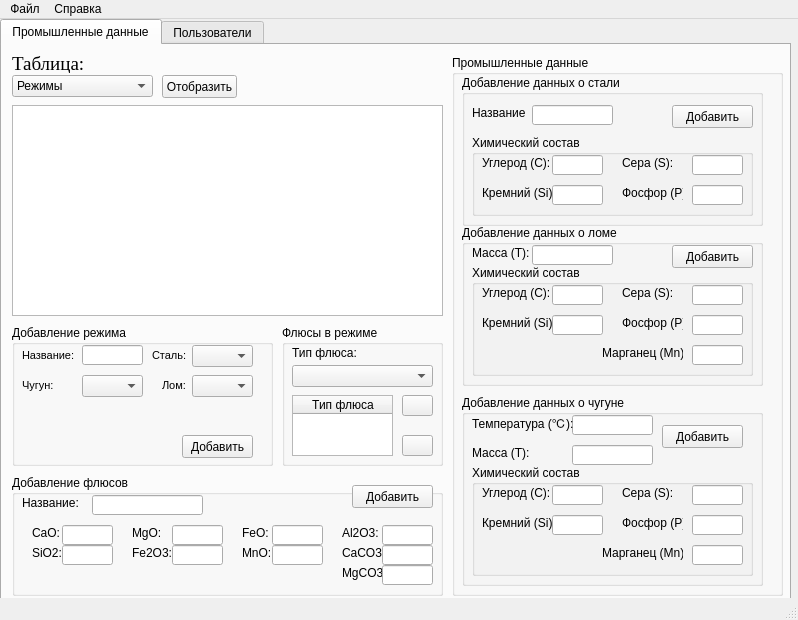
<?xml version="1.0" encoding="UTF-8"?>
<ui version="4.0">
 <class>AdminFom</class>
 <widget class="QMainWindow" name="AdminFom">
  <property name="geometry">
   <rect>
    <x>0</x>
    <y>0</y>
    <width>798</width>
    <height>620</height>
   </rect>
  </property>
  <property name="windowTitle">
   <string>Добро пожаловать, администратор</string>
  </property>
  <widget class="QWidget" name="centralwidget">
   <widget class="QTabWidget" name="Factory">
    <property name="geometry">
     <rect>
      <x>0</x>
      <y>0</y>
      <width>791</width>
      <height>581</height>
     </rect>
    </property>
    <property name="autoFillBackground">
     <bool>false</bool>
    </property>
    <property name="currentIndex">
     <number>0</number>
    </property>
    <widget class="QWidget" name="tab_3">
     <attribute name="title">
      <string>Промышленные данные</string>
     </attribute>
     <widget class="QGroupBox" name="groupBox">
      <property name="geometry">
       <rect>
        <x>450</x>
        <y>10</y>
        <width>331</width>
        <height>541</height>
       </rect>
      </property>
      <property name="title">
       <string>Промышленные данные</string>
      </property>
      <widget class="QGroupBox" name="groupBox_3">
       <property name="geometry">
        <rect>
         <x>10</x>
         <y>170</y>
         <width>301</width>
         <height>161</height>
        </rect>
       </property>
       <property name="title">
        <string>Добавление данных о ломе</string>
       </property>
       <widget class="QPushButton" name="addScrapDataButton">
        <property name="geometry">
         <rect>
          <x>210</x>
          <y>20</y>
          <width>81</width>
          <height>23</height>
         </rect>
        </property>
        <property name="text">
         <string>Добавить</string>
        </property>
       </widget>
       <widget class="QLabel" name="label_11">
        <property name="geometry">
         <rect>
          <x>10</x>
          <y>20</y>
          <width>101</width>
          <height>16</height>
         </rect>
        </property>
        <property name="text">
         <string>Масса (Т):</string>
        </property>
       </widget>
       <widget class="QLineEdit" name="scrapWeight">
        <property name="geometry">
         <rect>
          <x>70</x>
          <y>20</y>
          <width>81</width>
          <height>20</height>
         </rect>
        </property>
        <property name="text">
         <string/>
        </property>
       </widget>
       <widget class="QGroupBox" name="groupBox_7">
        <property name="geometry">
         <rect>
          <x>10</x>
          <y>40</y>
          <width>281</width>
          <height>111</height>
         </rect>
        </property>
        <property name="title">
         <string>Химический состав</string>
        </property>
        <widget class="QLabel" name="label_12">
         <property name="geometry">
          <rect>
           <x>10</x>
           <y>20</y>
           <width>71</width>
           <height>16</height>
          </rect>
         </property>
         <property name="text">
          <string>Углерод (C):</string>
         </property>
        </widget>
        <widget class="QLabel" name="label_13">
         <property name="geometry">
          <rect>
           <x>10</x>
           <y>50</y>
           <width>71</width>
           <height>16</height>
          </rect>
         </property>
         <property name="text">
          <string>Кремний (Si):</string>
         </property>
        </widget>
        <widget class="QLabel" name="label_14">
         <property name="geometry">
          <rect>
           <x>150</x>
           <y>20</y>
           <width>51</width>
           <height>16</height>
          </rect>
         </property>
         <property name="text">
          <string>Сера (S):</string>
         </property>
        </widget>
        <widget class="QLabel" name="label_15">
         <property name="geometry">
          <rect>
           <x>150</x>
           <y>50</y>
           <width>61</width>
           <height>16</height>
          </rect>
         </property>
         <property name="text">
          <string>Фосфор (P):</string>
         </property>
        </widget>
        <widget class="QLineEdit" name="scrapCarbon">
         <property name="geometry">
          <rect>
           <x>80</x>
           <y>20</y>
           <width>51</width>
           <height>20</height>
          </rect>
         </property>
        </widget>
        <widget class="QLineEdit" name="scrapSilicon">
         <property name="geometry">
          <rect>
           <x>80</x>
           <y>50</y>
           <width>51</width>
           <height>20</height>
          </rect>
         </property>
        </widget>
        <widget class="QLineEdit" name="scrapSerum">
         <property name="geometry">
          <rect>
           <x>220</x>
           <y>20</y>
           <width>51</width>
           <height>20</height>
          </rect>
         </property>
        </widget>
        <widget class="QLineEdit" name="scrapPhosphor">
         <property name="geometry">
          <rect>
           <x>220</x>
           <y>50</y>
           <width>51</width>
           <height>20</height>
          </rect>
         </property>
        </widget>
        <widget class="QLabel" name="label_25">
         <property name="geometry">
          <rect>
           <x>130</x>
           <y>80</y>
           <width>81</width>
           <height>16</height>
          </rect>
         </property>
         <property name="text">
          <string>Марганец (Mn):</string>
         </property>
        </widget>
        <widget class="QLineEdit" name="scrapManganese">
         <property name="enabled">
          <bool>true</bool>
         </property>
         <property name="geometry">
          <rect>
           <x>220</x>
           <y>80</y>
           <width>51</width>
           <height>20</height>
          </rect>
         </property>
         <property name="text">
          <string/>
         </property>
        </widget>
       </widget>
      </widget>
      <widget class="QGroupBox" name="groupBox_4">
       <property name="geometry">
        <rect>
         <x>10</x>
         <y>340</y>
         <width>301</width>
         <height>191</height>
        </rect>
       </property>
       <property name="title">
        <string>Добавление данных о чугуне</string>
       </property>
       <widget class="QLineEdit" name="castTemperature">
        <property name="geometry">
         <rect>
          <x>110</x>
          <y>20</y>
          <width>81</width>
          <height>20</height>
         </rect>
        </property>
        <property name="text">
         <string/>
        </property>
       </widget>
       <widget class="QLabel" name="label_10">
        <property name="geometry">
         <rect>
          <x>10</x>
          <y>20</y>
          <width>101</width>
          <height>16</height>
         </rect>
        </property>
        <property name="text">
         <string>Температура (℃):</string>
        </property>
       </widget>
       <widget class="QLabel" name="label_16">
        <property name="geometry">
         <rect>
          <x>10</x>
          <y>50</y>
          <width>101</width>
          <height>16</height>
         </rect>
        </property>
        <property name="text">
         <string>Масса (Т):</string>
        </property>
       </widget>
       <widget class="QLineEdit" name="castWeight">
        <property name="geometry">
         <rect>
          <x>110</x>
          <y>50</y>
          <width>81</width>
          <height>20</height>
         </rect>
        </property>
        <property name="text">
         <string/>
        </property>
       </widget>
       <widget class="QGroupBox" name="groupBox_6">
        <property name="geometry">
         <rect>
          <x>10</x>
          <y>70</y>
          <width>281</width>
          <height>111</height>
         </rect>
        </property>
        <property name="title">
         <string>Химический состав</string>
        </property>
        <widget class="QLabel" name="label_17">
         <property name="geometry">
          <rect>
           <x>10</x>
           <y>20</y>
           <width>71</width>
           <height>16</height>
          </rect>
         </property>
         <property name="text">
          <string>Углерод (C):</string>
         </property>
        </widget>
        <widget class="QLabel" name="label_18">
         <property name="geometry">
          <rect>
           <x>10</x>
           <y>50</y>
           <width>71</width>
           <height>16</height>
          </rect>
         </property>
         <property name="text">
          <string>Кремний (Si):</string>
         </property>
        </widget>
        <widget class="QLabel" name="label_19">
         <property name="geometry">
          <rect>
           <x>150</x>
           <y>20</y>
           <width>51</width>
           <height>16</height>
          </rect>
         </property>
         <property name="text">
          <string>Сера (S):</string>
         </property>
        </widget>
        <widget class="QLabel" name="label_20">
         <property name="geometry">
          <rect>
           <x>150</x>
           <y>50</y>
           <width>61</width>
           <height>16</height>
          </rect>
         </property>
         <property name="text">
          <string>Фосфор (P):</string>
         </property>
        </widget>
        <widget class="QLineEdit" name="castCarbon">
         <property name="geometry">
          <rect>
           <x>80</x>
           <y>20</y>
           <width>51</width>
           <height>20</height>
          </rect>
         </property>
        </widget>
        <widget class="QLineEdit" name="castSilicon">
         <property name="geometry">
          <rect>
           <x>80</x>
           <y>50</y>
           <width>51</width>
           <height>20</height>
          </rect>
         </property>
        </widget>
        <widget class="QLineEdit" name="castSerum">
         <property name="geometry">
          <rect>
           <x>220</x>
           <y>20</y>
           <width>51</width>
           <height>20</height>
          </rect>
         </property>
        </widget>
        <widget class="QLineEdit" name="castPhosphor">
         <property name="geometry">
          <rect>
           <x>220</x>
           <y>50</y>
           <width>51</width>
           <height>20</height>
          </rect>
         </property>
        </widget>
        <widget class="QLineEdit" name="castManganese">
         <property name="enabled">
          <bool>true</bool>
         </property>
         <property name="geometry">
          <rect>
           <x>220</x>
           <y>80</y>
           <width>51</width>
           <height>20</height>
          </rect>
         </property>
         <property name="text">
          <string/>
         </property>
        </widget>
        <widget class="QLabel" name="label_24">
         <property name="geometry">
          <rect>
           <x>130</x>
           <y>80</y>
           <width>81</width>
           <height>16</height>
          </rect>
         </property>
         <property name="text">
          <string>Марганец (Mn):</string>
         </property>
        </widget>
       </widget>
       <widget class="QPushButton" name="addCastButton">
        <property name="geometry">
         <rect>
          <x>200</x>
          <y>30</y>
          <width>81</width>
          <height>23</height>
         </rect>
        </property>
        <property name="text">
         <string>Добавить</string>
        </property>
       </widget>
      </widget>
      <widget class="QGroupBox" name="groupBox_5">
       <property name="geometry">
        <rect>
         <x>10</x>
         <y>20</y>
         <width>301</width>
         <height>151</height>
        </rect>
       </property>
       <property name="title">
        <string>Добавление данных о стали</string>
       </property>
       <widget class="QGroupBox" name="groupBox_8">
        <property name="geometry">
         <rect>
          <x>10</x>
          <y>60</y>
          <width>281</width>
          <height>81</height>
         </rect>
        </property>
        <property name="title">
         <string>Химический состав</string>
        </property>
        <widget class="QLabel" name="label_4">
         <property name="geometry">
          <rect>
           <x>10</x>
           <y>20</y>
           <width>71</width>
           <height>16</height>
          </rect>
         </property>
         <property name="text">
          <string>Углерод (C):</string>
         </property>
        </widget>
        <widget class="QLabel" name="label_5">
         <property name="geometry">
          <rect>
           <x>10</x>
           <y>50</y>
           <width>71</width>
           <height>16</height>
          </rect>
         </property>
         <property name="text">
          <string>Кремний (Si):</string>
         </property>
        </widget>
        <widget class="QLabel" name="label_6">
         <property name="geometry">
          <rect>
           <x>150</x>
           <y>20</y>
           <width>51</width>
           <height>16</height>
          </rect>
         </property>
         <property name="text">
          <string>Сера (S):</string>
         </property>
        </widget>
        <widget class="QLabel" name="label_7">
         <property name="geometry">
          <rect>
           <x>150</x>
           <y>50</y>
           <width>61</width>
           <height>16</height>
          </rect>
         </property>
         <property name="text">
          <string>Фосфор (P):</string>
         </property>
        </widget>
        <widget class="QLineEdit" name="steelCarbon">
         <property name="geometry">
          <rect>
           <x>80</x>
           <y>20</y>
           <width>51</width>
           <height>20</height>
          </rect>
         </property>
        </widget>
        <widget class="QLineEdit" name="steelSilicon">
         <property name="geometry">
          <rect>
           <x>80</x>
           <y>50</y>
           <width>51</width>
           <height>20</height>
          </rect>
         </property>
        </widget>
        <widget class="QLineEdit" name="steelSerum">
         <property name="geometry">
          <rect>
           <x>220</x>
           <y>20</y>
           <width>51</width>
           <height>20</height>
          </rect>
         </property>
        </widget>
        <widget class="QLineEdit" name="steelPhosphor">
         <property name="geometry">
          <rect>
           <x>220</x>
           <y>50</y>
           <width>51</width>
           <height>20</height>
          </rect>
         </property>
        </widget>
       </widget>
       <widget class="QLabel" name="label_21">
        <property name="geometry">
         <rect>
          <x>10</x>
          <y>30</y>
          <width>101</width>
          <height>16</height>
         </rect>
        </property>
        <property name="text">
         <string>Название</string>
        </property>
       </widget>
       <widget class="QLineEdit" name="steelName">
        <property name="geometry">
         <rect>
          <x>70</x>
          <y>30</y>
          <width>81</width>
          <height>20</height>
         </rect>
        </property>
        <property name="text">
         <string/>
        </property>
       </widget>
       <widget class="QPushButton" name="addSteelDataButton">
        <property name="geometry">
         <rect>
          <x>210</x>
          <y>30</y>
          <width>81</width>
          <height>23</height>
         </rect>
        </property>
        <property name="text">
         <string>Добавить</string>
        </property>
       </widget>
      </widget>
     </widget>
     <widget class="QLabel" name="tabelLabel_3">
      <property name="geometry">
       <rect>
        <x>10</x>
        <y>10</y>
        <width>131</width>
        <height>18</height>
       </rect>
      </property>
      <property name="font">
       <font>
        <family>Times New Roman</family>
        <pointsize>14</pointsize>
       </font>
      </property>
      <property name="text">
       <string>Таблица:</string>
      </property>
     </widget>
     <widget class="QPushButton" name="showTableForFactory">
      <property name="geometry">
       <rect>
        <x>160</x>
        <y>30</y>
        <width>75</width>
        <height>23</height>
       </rect>
      </property>
      <property name="text">
       <string>Отобразить</string>
      </property>
     </widget>
     <widget class="QTableWidget" name="tableWidgetFactory">
      <property name="geometry">
       <rect>
        <x>10</x>
        <y>60</y>
        <width>431</width>
        <height>211</height>
       </rect>
      </property>
     </widget>
     <widget class="QComboBox" name="choosenTableForFactory">
      <property name="geometry">
       <rect>
        <x>10</x>
        <y>30</y>
        <width>141</width>
        <height>22</height>
       </rect>
      </property>
      <item>
       <property name="text">
        <string>Режимы</string>
       </property>
      </item>
      <item>
       <property name="text">
        <string>Сталь</string>
       </property>
      </item>
      <item>
       <property name="text">
        <string>Состав стали</string>
       </property>
      </item>
      <item>
       <property name="text">
        <string>Чугун</string>
       </property>
      </item>
      <item>
       <property name="text">
        <string>Состав чугуна</string>
       </property>
      </item>
      <item>
       <property name="text">
        <string>Лом</string>
       </property>
      </item>
      <item>
       <property name="text">
        <string>Состав лома</string>
       </property>
      </item>
      <item>
       <property name="text">
        <string>Флюсы</string>
       </property>
      </item>
     </widget>
     <widget class="QGroupBox" name="groupBox_9">
      <property name="geometry">
       <rect>
        <x>10</x>
        <y>430</y>
        <width>431</width>
        <height>121</height>
       </rect>
      </property>
      <property name="title">
       <string>Добавление флюсов</string>
      </property>
      <widget class="QLabel" name="label_8">
       <property name="geometry">
        <rect>
         <x>20</x>
         <y>50</y>
         <width>31</width>
         <height>16</height>
        </rect>
       </property>
       <property name="text">
        <string>CaO:</string>
       </property>
      </widget>
      <widget class="QLabel" name="label_9">
       <property name="geometry">
        <rect>
         <x>20</x>
         <y>70</y>
         <width>71</width>
         <height>16</height>
        </rect>
       </property>
       <property name="text">
        <string>SiO2:</string>
       </property>
      </widget>
      <widget class="QLabel" name="label_22">
       <property name="geometry">
        <rect>
         <x>120</x>
         <y>50</y>
         <width>31</width>
         <height>16</height>
        </rect>
       </property>
       <property name="text">
        <string>MgO:</string>
       </property>
      </widget>
      <widget class="QLabel" name="fluxeFe2O3">
       <property name="geometry">
        <rect>
         <x>120</x>
         <y>70</y>
         <width>61</width>
         <height>16</height>
        </rect>
       </property>
       <property name="text">
        <string>Fe2O3:</string>
       </property>
      </widget>
      <widget class="QLineEdit" name="fluxeCaO">
       <property name="geometry">
        <rect>
         <x>50</x>
         <y>50</y>
         <width>51</width>
         <height>20</height>
        </rect>
       </property>
      </widget>
      <widget class="QLineEdit" name="fluxeSiO2">
       <property name="geometry">
        <rect>
         <x>50</x>
         <y>70</y>
         <width>51</width>
         <height>20</height>
        </rect>
       </property>
      </widget>
      <widget class="QLineEdit" name="fluxeMgO">
       <property name="geometry">
        <rect>
         <x>160</x>
         <y>50</y>
         <width>51</width>
         <height>20</height>
        </rect>
       </property>
      </widget>
      <widget class="QLineEdit" name="steelPhosphor_2">
       <property name="geometry">
        <rect>
         <x>160</x>
         <y>70</y>
         <width>51</width>
         <height>20</height>
        </rect>
       </property>
      </widget>
      <widget class="QLabel" name="label_30">
       <property name="geometry">
        <rect>
         <x>10</x>
         <y>20</y>
         <width>71</width>
         <height>16</height>
        </rect>
       </property>
       <property name="text">
        <string>Название:</string>
       </property>
      </widget>
      <widget class="QLineEdit" name="fluxeName">
       <property name="geometry">
        <rect>
         <x>80</x>
         <y>20</y>
         <width>111</width>
         <height>20</height>
        </rect>
       </property>
      </widget>
      <widget class="QLabel" name="label_31">
       <property name="geometry">
        <rect>
         <x>230</x>
         <y>50</y>
         <width>31</width>
         <height>16</height>
        </rect>
       </property>
       <property name="text">
        <string>FeO:</string>
       </property>
      </widget>
      <widget class="QLineEdit" name="fluxeFeO">
       <property name="geometry">
        <rect>
         <x>260</x>
         <y>50</y>
         <width>51</width>
         <height>20</height>
        </rect>
       </property>
      </widget>
      <widget class="QLabel" name="label_32">
       <property name="geometry">
        <rect>
         <x>230</x>
         <y>70</y>
         <width>31</width>
         <height>16</height>
        </rect>
       </property>
       <property name="text">
        <string>MnO:</string>
       </property>
      </widget>
      <widget class="QLineEdit" name="fluxeMnO">
       <property name="geometry">
        <rect>
         <x>260</x>
         <y>70</y>
         <width>51</width>
         <height>20</height>
        </rect>
       </property>
      </widget>
      <widget class="QLabel" name="label_33">
       <property name="geometry">
        <rect>
         <x>330</x>
         <y>50</y>
         <width>41</width>
         <height>16</height>
        </rect>
       </property>
       <property name="text">
        <string>Al2O3:</string>
       </property>
      </widget>
      <widget class="QLineEdit" name="fluxeAl2O3">
       <property name="geometry">
        <rect>
         <x>370</x>
         <y>50</y>
         <width>51</width>
         <height>20</height>
        </rect>
       </property>
      </widget>
      <widget class="QLabel" name="label_34">
       <property name="geometry">
        <rect>
         <x>330</x>
         <y>70</y>
         <width>41</width>
         <height>16</height>
        </rect>
       </property>
       <property name="text">
        <string>CaCO3:</string>
       </property>
      </widget>
      <widget class="QLineEdit" name="fluxeCaCO3">
       <property name="geometry">
        <rect>
         <x>370</x>
         <y>70</y>
         <width>51</width>
         <height>20</height>
        </rect>
       </property>
      </widget>
      <widget class="QLabel" name="label_35">
       <property name="geometry">
        <rect>
         <x>330</x>
         <y>90</y>
         <width>41</width>
         <height>16</height>
        </rect>
       </property>
       <property name="text">
        <string>MgCO3:</string>
       </property>
      </widget>
      <widget class="QLineEdit" name="fluxeMgCO3">
       <property name="geometry">
        <rect>
         <x>370</x>
         <y>90</y>
         <width>51</width>
         <height>20</height>
        </rect>
       </property>
      </widget>
      <widget class="QPushButton" name="addFluxeButton">
       <property name="geometry">
        <rect>
         <x>340</x>
         <y>10</y>
         <width>81</width>
         <height>23</height>
        </rect>
       </property>
       <property name="text">
        <string>Добавить</string>
       </property>
      </widget>
     </widget>
     <widget class="QGroupBox" name="groupBox_10">
      <property name="geometry">
       <rect>
        <x>10</x>
        <y>280</y>
        <width>261</width>
        <height>141</height>
       </rect>
      </property>
      <property name="title">
       <string>Добавление режима</string>
      </property>
      <widget class="QLabel" name="label_23">
       <property name="geometry">
        <rect>
         <x>140</x>
         <y>20</y>
         <width>41</width>
         <height>20</height>
        </rect>
       </property>
       <property name="font">
        <font>
         <pointsize>8</pointsize>
        </font>
       </property>
       <property name="text">
        <string>Сталь:</string>
       </property>
      </widget>
      <widget class="QComboBox" name="modeSteelName">
       <property name="geometry">
        <rect>
         <x>180</x>
         <y>20</y>
         <width>61</width>
         <height>22</height>
        </rect>
       </property>
      </widget>
      <widget class="QPushButton" name="addModeButton">
       <property name="geometry">
        <rect>
         <x>170</x>
         <y>110</y>
         <width>71</width>
         <height>23</height>
        </rect>
       </property>
       <property name="text">
        <string>Добавить</string>
       </property>
      </widget>
      <widget class="QComboBox" name="modeCastSteel">
       <property name="geometry">
        <rect>
         <x>70</x>
         <y>50</y>
         <width>61</width>
         <height>22</height>
        </rect>
       </property>
      </widget>
      <widget class="QLabel" name="label_26">
       <property name="geometry">
        <rect>
         <x>10</x>
         <y>50</y>
         <width>51</width>
         <height>20</height>
        </rect>
       </property>
       <property name="font">
        <font>
         <pointsize>8</pointsize>
        </font>
       </property>
       <property name="text">
        <string>Чугун:</string>
       </property>
      </widget>
      <widget class="QComboBox" name="modeScrap">
       <property name="geometry">
        <rect>
         <x>180</x>
         <y>50</y>
         <width>61</width>
         <height>22</height>
        </rect>
       </property>
      </widget>
      <widget class="QLabel" name="label_27">
       <property name="geometry">
        <rect>
         <x>150</x>
         <y>50</y>
         <width>31</width>
         <height>20</height>
        </rect>
       </property>
       <property name="font">
        <font>
         <pointsize>8</pointsize>
        </font>
       </property>
       <property name="text">
        <string>Лом:</string>
       </property>
      </widget>
      <widget class="QLineEdit" name="modeName">
       <property name="geometry">
        <rect>
         <x>70</x>
         <y>20</y>
         <width>61</width>
         <height>20</height>
        </rect>
       </property>
      </widget>
      <widget class="QLabel" name="label_28">
       <property name="geometry">
        <rect>
         <x>10</x>
         <y>20</y>
         <width>52</width>
         <height>20</height>
        </rect>
       </property>
       <property name="font">
        <font>
         <pointsize>8</pointsize>
        </font>
       </property>
       <property name="text">
        <string>Название:</string>
       </property>
      </widget>
     </widget>
     <widget class="QGroupBox" name="groupBox_11">
      <property name="geometry">
       <rect>
        <x>280</x>
        <y>280</y>
        <width>161</width>
        <height>141</height>
       </rect>
      </property>
      <property name="font">
       <font>
        <weight>50</weight>
        <bold>false</bold>
       </font>
      </property>
      <property name="title">
       <string>Флюсы в режиме</string>
      </property>
      <property name="flat">
       <bool>false</bool>
      </property>
      <property name="checkable">
       <bool>false</bool>
      </property>
      <widget class="QTableWidget" name="FluxeTable">
       <property name="geometry">
        <rect>
         <x>10</x>
         <y>70</y>
         <width>101</width>
         <height>61</height>
        </rect>
       </property>
       <property name="selectionBehavior">
        <enum>QAbstractItemView::SelectItems</enum>
       </property>
       <column>
        <property name="text">
         <string>Тип флюса</string>
        </property>
       </column>
      </widget>
      <widget class="QPushButton" name="AddFluxeButton">
       <property name="geometry">
        <rect>
         <x>120</x>
         <y>70</y>
         <width>31</width>
         <height>21</height>
        </rect>
       </property>
       <property name="text">
        <string/>
       </property>
       <property name="icon">
        <iconset>
         <normaloff>../Pictures/add.ico</normaloff>../Pictures/add.ico</iconset>
       </property>
      </widget>
      <widget class="QComboBox" name="FluxeType">
       <property name="geometry">
        <rect>
         <x>10</x>
         <y>40</y>
         <width>141</width>
         <height>22</height>
        </rect>
       </property>
       <property name="editable">
        <bool>false</bool>
       </property>
      </widget>
      <widget class="QPushButton" name="RemoveFluxeButton">
       <property name="geometry">
        <rect>
         <x>120</x>
         <y>110</y>
         <width>31</width>
         <height>21</height>
        </rect>
       </property>
       <property name="text">
        <string/>
       </property>
       <property name="icon">
        <iconset>
         <normaloff>../Pictures/remove.ico</normaloff>../Pictures/remove.ico</iconset>
       </property>
      </widget>
      <widget class="QLabel" name="tip_flyusa_label">
       <property name="geometry">
        <rect>
         <x>10</x>
         <y>20</y>
         <width>71</width>
         <height>16</height>
        </rect>
       </property>
       <property name="text">
        <string>Тип флюса:</string>
       </property>
      </widget>
     </widget>
    </widget>
    <widget class="QWidget" name="tab_4">
     <attribute name="title">
      <string>Пользователи</string>
     </attribute>
     <widget class="QGroupBox" name="groupBox_2">
      <property name="geometry">
       <rect>
        <x>540</x>
        <y>60</y>
        <width>231</width>
        <height>141</height>
       </rect>
      </property>
      <property name="title">
       <string>Добавление учетных записей</string>
      </property>
      <widget class="QPushButton" name="AddUserButton">
       <property name="geometry">
        <rect>
         <x>140</x>
         <y>110</y>
         <width>75</width>
         <height>23</height>
        </rect>
       </property>
       <property name="text">
        <string>Добавить</string>
       </property>
      </widget>
      <widget class="QLabel" name="label">
       <property name="geometry">
        <rect>
         <x>20</x>
         <y>33</y>
         <width>47</width>
         <height>13</height>
        </rect>
       </property>
       <property name="font">
        <font>
         <family>Times New Roman</family>
         <pointsize>12</pointsize>
        </font>
       </property>
       <property name="text">
        <string>Логин:</string>
       </property>
      </widget>
      <widget class="QLabel" name="label_2">
       <property name="geometry">
        <rect>
         <x>20</x>
         <y>57</y>
         <width>61</width>
         <height>16</height>
        </rect>
       </property>
       <property name="font">
        <font>
         <family>Times New Roman</family>
         <pointsize>12</pointsize>
        </font>
       </property>
       <property name="text">
        <string>Пароль:</string>
       </property>
      </widget>
      <widget class="QLabel" name="label_3">
       <property name="geometry">
        <rect>
         <x>20</x>
         <y>87</y>
         <width>61</width>
         <height>16</height>
        </rect>
       </property>
       <property name="font">
        <font>
         <family>Times New Roman</family>
         <pointsize>12</pointsize>
        </font>
       </property>
       <property name="text">
        <string>Роль:</string>
       </property>
      </widget>
      <widget class="QWidget" name="layoutWidget">
       <property name="geometry">
        <rect>
         <x>80</x>
         <y>30</y>
         <width>137</width>
         <height>76</height>
        </rect>
       </property>
       <layout class="QVBoxLayout" name="verticalLayout_2">
        <item>
         <layout class="QVBoxLayout" name="verticalLayout">
          <item>
           <widget class="QLineEdit" name="LoginCreate"/>
          </item>
          <item>
           <widget class="QLineEdit" name="PasswordCreate"/>
          </item>
         </layout>
        </item>
        <item>
         <widget class="QComboBox" name="UserRoleCreate">
          <property name="currentText">
           <string>Оператор</string>
          </property>
          <item>
           <property name="text">
            <string>Оператор</string>
           </property>
          </item>
          <item>
           <property name="text">
            <string>Администратор</string>
           </property>
          </item>
          <item>
           <property name="text">
            <string>Разработчик модели</string>
           </property>
          </item>
         </widget>
        </item>
       </layout>
      </widget>
     </widget>
     <widget class="QComboBox" name="choosenTableForUsers">
      <property name="geometry">
       <rect>
        <x>10</x>
        <y>30</y>
        <width>131</width>
        <height>21</height>
       </rect>
      </property>
      <item>
       <property name="text">
        <string>Пользователи</string>
       </property>
      </item>
      <item>
       <property name="text">
        <string>Роли</string>
       </property>
      </item>
     </widget>
     <widget class="QLabel" name="tabelLabel_4">
      <property name="geometry">
       <rect>
        <x>10</x>
        <y>10</y>
        <width>131</width>
        <height>18</height>
       </rect>
      </property>
      <property name="font">
       <font>
        <family>Times New Roman</family>
        <pointsize>14</pointsize>
       </font>
      </property>
      <property name="text">
       <string>Таблица:</string>
      </property>
     </widget>
     <widget class="QPushButton" name="showTableForUsers">
      <property name="geometry">
       <rect>
        <x>150</x>
        <y>30</y>
        <width>75</width>
        <height>23</height>
       </rect>
      </property>
      <property name="text">
       <string>Отобразить</string>
      </property>
     </widget>
     <widget class="QTableWidget" name="tableWidgetUsers">
      <property name="geometry">
       <rect>
        <x>10</x>
        <y>60</y>
        <width>521</width>
        <height>481</height>
       </rect>
      </property>
     </widget>
     <widget class="QGroupBox" name="groupBox_12">
      <property name="geometry">
       <rect>
        <x>540</x>
        <y>210</y>
        <width>231</width>
        <height>141</height>
       </rect>
      </property>
      <property name="title">
       <string>Изменение учетных записей</string>
      </property>
      <widget class="QPushButton" name="UpdateUserButton">
       <property name="geometry">
        <rect>
         <x>140</x>
         <y>110</y>
         <width>75</width>
         <height>23</height>
        </rect>
       </property>
       <property name="text">
        <string>Изменить</string>
       </property>
      </widget>
      <widget class="QLabel" name="label_29">
       <property name="geometry">
        <rect>
         <x>20</x>
         <y>33</y>
         <width>51</width>
         <height>16</height>
        </rect>
       </property>
       <property name="font">
        <font>
         <family>Times New Roman</family>
         <pointsize>12</pointsize>
        </font>
       </property>
       <property name="text">
        <string>Номер</string>
       </property>
      </widget>
      <widget class="QLabel" name="label_36">
       <property name="geometry">
        <rect>
         <x>20</x>
         <y>57</y>
         <width>61</width>
         <height>16</height>
        </rect>
       </property>
       <property name="font">
        <font>
         <family>Times New Roman</family>
         <pointsize>12</pointsize>
        </font>
       </property>
       <property name="text">
        <string>Логин</string>
       </property>
      </widget>
      <widget class="QLabel" name="label_37">
       <property name="geometry">
        <rect>
         <x>20</x>
         <y>87</y>
         <width>61</width>
         <height>20</height>
        </rect>
       </property>
       <property name="font">
        <font>
         <family>Times New Roman</family>
         <pointsize>12</pointsize>
        </font>
       </property>
       <property name="text">
        <string>Роль:</string>
       </property>
      </widget>
      <widget class="QWidget" name="layoutWidget_2">
       <property name="geometry">
        <rect>
         <x>80</x>
         <y>30</y>
         <width>137</width>
         <height>76</height>
        </rect>
       </property>
       <layout class="QVBoxLayout" name="verticalLayout_3">
        <item>
         <layout class="QVBoxLayout" name="verticalLayout_4">
          <item>
           <widget class="QComboBox" name="UserIdUpdate">
            <property name="currentText">
             <string/>
            </property>
           </widget>
          </item>
          <item>
           <widget class="QLineEdit" name="UserLoginUpdate"/>
          </item>
         </layout>
        </item>
        <item>
         <widget class="QComboBox" name="UserRoleUpdate">
          <property name="currentText">
           <string/>
          </property>
         </widget>
        </item>
       </layout>
      </widget>
     </widget>
     <widget class="QLineEdit" name="SQLQuery">
      <property name="geometry">
       <rect>
        <x>540</x>
        <y>520</y>
        <width>161</width>
        <height>21</height>
       </rect>
      </property>
      <property name="placeholderText">
       <string>Поле для ввода SQL запроса</string>
      </property>
     </widget>
     <widget class="QPushButton" name="executeSqlbutton">
      <property name="geometry">
       <rect>
        <x>710</x>
        <y>520</y>
        <width>71</width>
        <height>23</height>
       </rect>
      </property>
      <property name="text">
       <string>Выполнить</string>
      </property>
     </widget>
    </widget>
   </widget>
  </widget>
  <widget class="QMenuBar" name="menubar">
   <property name="geometry">
    <rect>
     <x>0</x>
     <y>0</y>
     <width>798</width>
     <height>21</height>
    </rect>
   </property>
   <widget class="QMenu" name="menu">
    <property name="title">
     <string>Файл</string>
    </property>
    <addaction name="exit"/>
   </widget>
   <widget class="QMenu" name="menu_2">
    <property name="title">
     <string>Справка</string>
    </property>
    <addaction name="about"/>
   </widget>
   <addaction name="menu"/>
   <addaction name="menu_2"/>
  </widget>
  <widget class="QStatusBar" name="statusbar"/>
  <action name="exit">
   <property name="text">
    <string>Выход</string>
   </property>
  </action>
  <action name="about">
   <property name="text">
    <string>О программе</string>
   </property>
  </action>
 </widget>
 <resources/>
 <connections/>
</ui>
